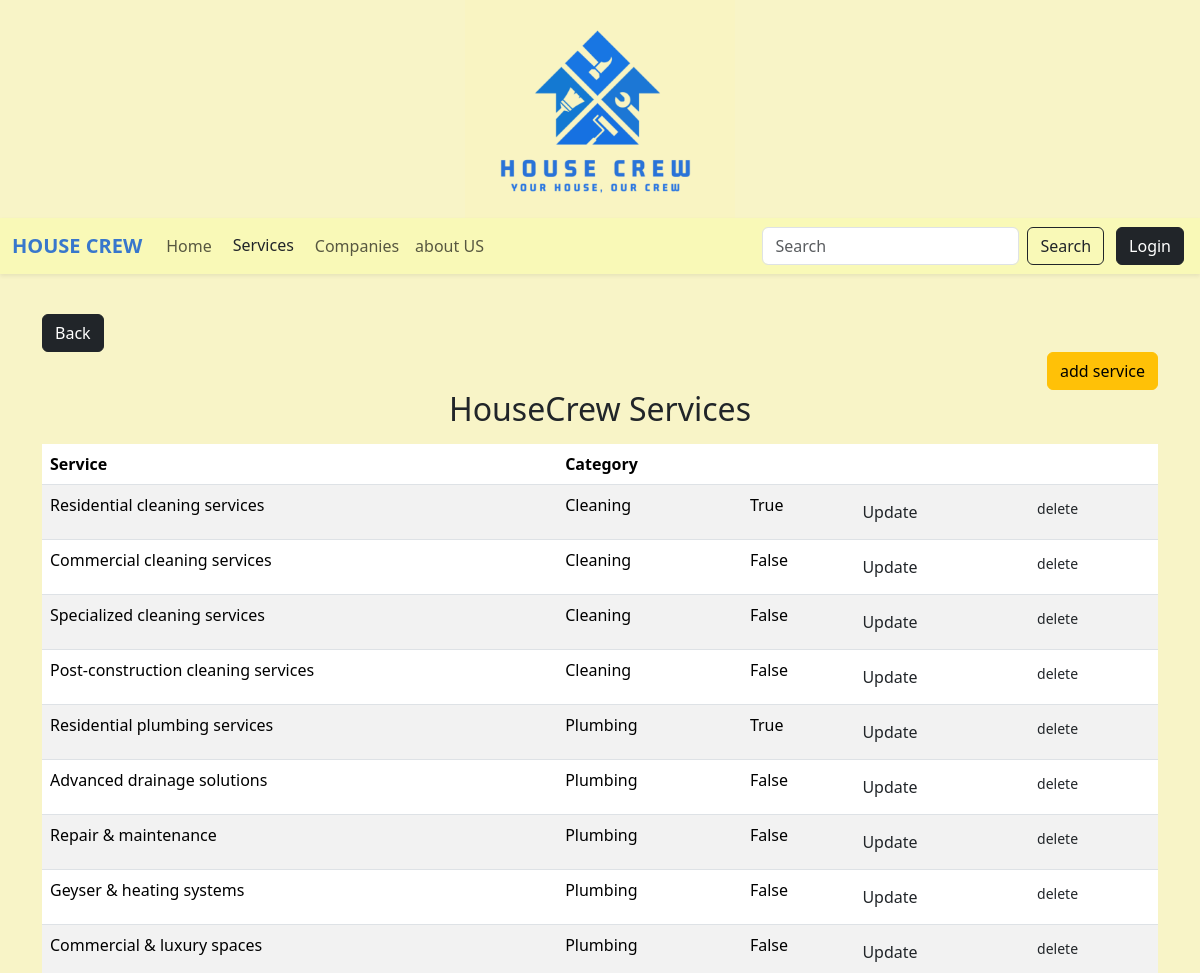
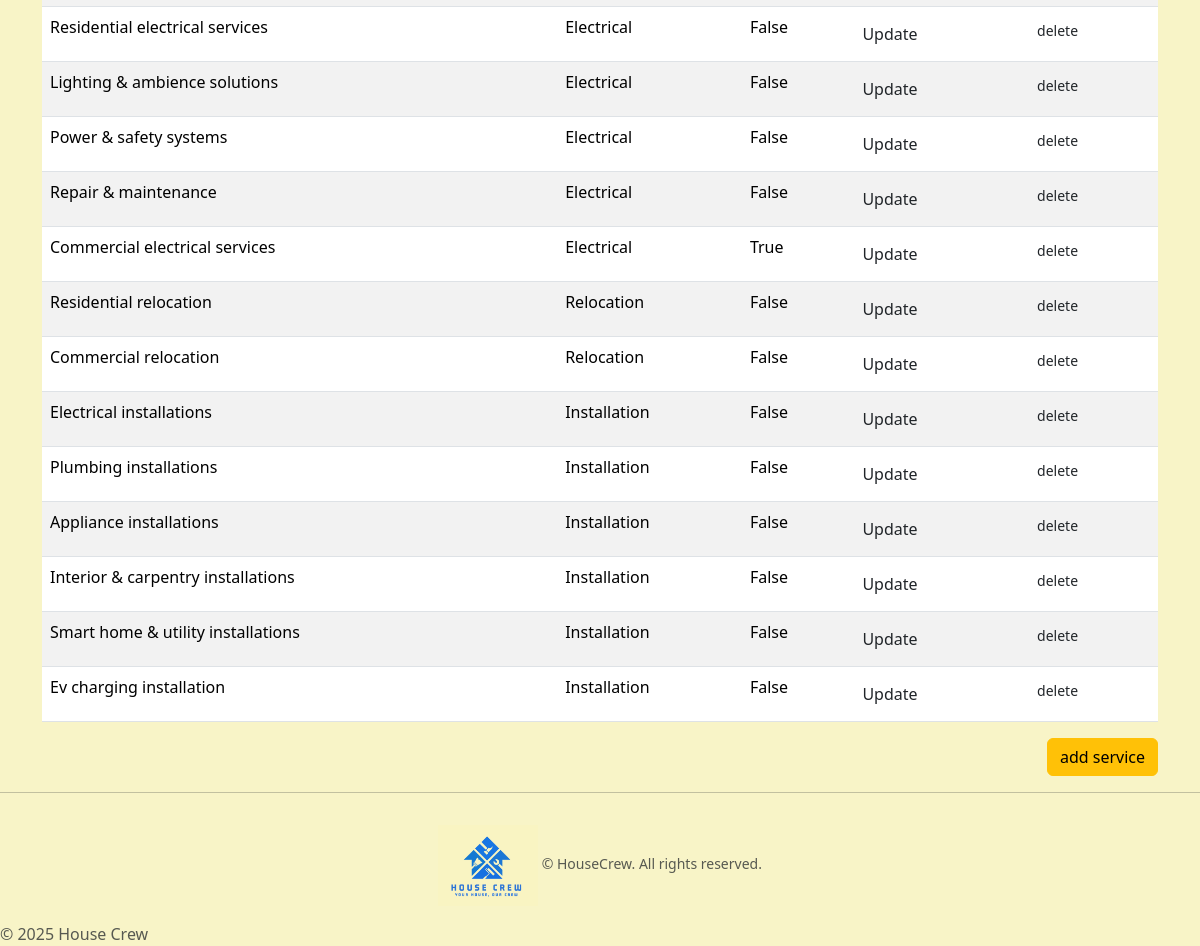
The page /admin-app/services/ on the database its author committed (2 pictures, top to bottom).
### admin_app/models.py (models this page shows, shortened)
class HouseCrew(models.Model):
    h_services=models.CharField(max_length=100)
    s_category=models.ForeignKey(S_Category, on_delete=models.CASCADE, null=False, blank=False )
    is_emergency=models.BooleanField(default=False)
    class Meta:
        unique_together=('h_services', 's_category')

class S_Category(models.Model):
    category=models.CharField(max_length=60)
    slug = models.SlugField(unique=True, blank=True, db_index=True)

### admin_app/views.py (the view)
# urls.py: path('services/',views.view_services,name='services'),
def view_services(request):
    services=HouseCrew.objects.all()
    return render(request, 'admin_app/services.html',{'services':services})

### admin_app/templates/admin_app/services.html (shortened to what this page needs)
{% extends "user_app/base.html" %}
{% block content %}
<div class="container mt-4">
    <div class="d-flex justify-content-start">
        <a class="btn btn-dark mt-3" href="{% url 'service_categories' %}" style="margin-left:0px;">Back</a>
    </div>
    <div class="d-flex justify-content-end">
        <a class="btn btn-warning" href="{% url 'add_service' %}">add service</a>
    </div>
    <h2 class="text-center mb-3">HouseCrew Services</h2>
    <table class="table table-striped">
        <thead>
            <tr>
                <th>Service</th>
                <th>Category</th>
                <th></th>
                <th></th>
                <th></th>
            </tr>
        </thead>
        <tbody>
            {% for service in services %}
            <tr>
                <td>{{ service.h_services }}</td>
                <td>{{ service.s_category.category }}</td>
                <td>{{ service.is_emergency }}
                <td><a class="btn" href="{% url 'update_services' service.pk %}">Update</a></td>
                <td>
                        <form method='POST' action="{% url 'delete_service'  service.id %}" class="d-inline">
                            <button class="btn btn-sm"
                            onclick="return confirm('are you sure want to delete this category?');">delete</button>
                        </form>
                </td>
            </tr>
            {% empty %}
            <tr>
                <td colspan="3">No services found.</td>
            </tr>
            {% endfor %}
        </tbody>
    </table>
    <div class="d-flex justify-content-end">
        <a class="btn btn-warning" href="{% url 'add_service' %}">add service</a>
    </div>
</div>
{% endblock content %}

### rows shown on the page
HouseCrew: h_services "Residential cleaning services", s_category.category "Cleaning", is_emergency "True"
HouseCrew: h_services "Commercial cleaning services", s_category.category "Cleaning", is_emergency "False"
HouseCrew: h_services "Specialized cleaning services", s_category.category "Cleaning", is_emergency "False"
HouseCrew: h_services "Post-construction cleaning services", s_category.category "Cleaning", is_emergency "False"
HouseCrew: h_services "Residential plumbing services", s_category.category "Plumbing", is_emergency "True"
HouseCrew: h_services "Advanced drainage solutions", s_category.category "Plumbing", is_emergency "False"
HouseCrew: h_services "Repair & maintenance", s_category.category "Plumbing", is_emergency "False"
HouseCrew: h_services "Geyser & heating systems", s_category.category "Plumbing", is_emergency "False"
HouseCrew: h_services "Commercial & luxury spaces", s_category.category "Plumbing", is_emergency "False"
HouseCrew: h_services "Residential electrical services", s_category.category "Electrical", is_emergency "False"
HouseCrew: h_services "Lighting & ambience solutions", s_category.category "Electrical", is_emergency "False"
HouseCrew: h_services "Power & safety systems", s_category.category "Electrical", is_emergency "False"
HouseCrew: h_services "Repair & maintenance", s_category.category "Electrical", is_emergency "False"
HouseCrew: h_services "Commercial electrical services", s_category.category "Electrical", is_emergency "True"
HouseCrew: h_services "Residential relocation", s_category.category "Relocation", is_emergency "False"
HouseCrew: h_services "Commercial relocation", s_category.category "Relocation", is_emergency "False"
HouseCrew: h_services "Electrical installations", s_category.category "Installation", is_emergency "False"
HouseCrew: h_services "Plumbing installations", s_category.category "Installation", is_emergency "False"
HouseCrew: h_services "Appliance installations", s_category.category "Installation", is_emergency "False"
HouseCrew: h_services "Interior & carpentry installations", s_category.category "Installation", is_emergency "False"
HouseCrew: h_services "Smart home & utility installations", s_category.category "Installation", is_emergency "False"
HouseCrew: h_services "Ev charging installation", s_category.category "Installation", is_emergency "False"
